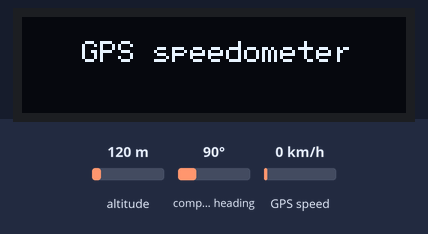
Recording of a sketch running on a simulated Arduino Uno, built with avr-gcc and run on an emulated ATmega328P. Shown: 128×32 one-colour display. The test bench sets the inputs (shaded band); at power-on: GPS speed 0 km/h, altitude 120 m, compass heading 90°. The GPS gets a fix after 3 s at 37.7749, -122.4194 with 8 satellites.

Above: at 4.1 s.
At 9.2 s:
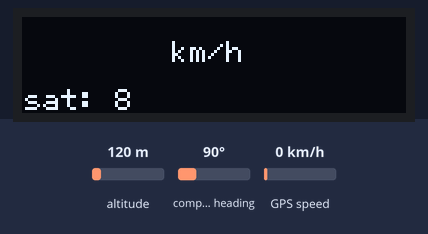
9.3 s: GPS speed set to 2 km/h
At 10.34 s:
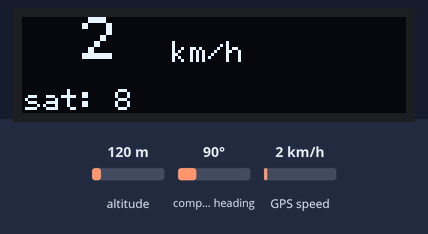
11.9 s: GPS speed set to 30 km/h
At 12.48 s:
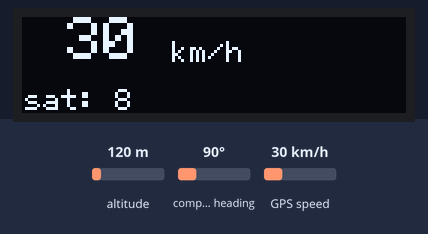
14.0 s: GPS speed set to 60 km/h
At 14.62 s:
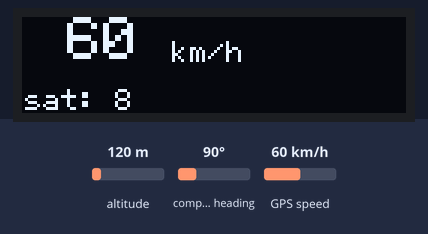
Timing chart, 0 to 17.0 s (numbered marks = the images above; inputs shaded):
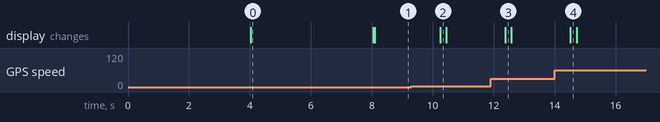

Measured:
- after the input at 9.3 s, the display: changes after 0.94 s (image 2)
- after the input at 11.9 s, the display: changes after 0.48 s (image 3)
- after the input at 14.0 s, the display: changes after 0.52 s (image 4)
- what the display in image 0 shows lasts 4.1 s, from 4.0 s to 8.1 s

The sketch:

gps-speed.ino
```cpp
#include <TinyGPS++.h>
#include <SoftwareSerial.h>
#include <Wire.h>
#include "SSD1306Ascii.h"
#include "SSD1306AsciiWire.h"

static const int RXPin = 4, TXPin = 3;

// GPS RX -> D3
// GPS TX -> D4

// SCREEN SDA - A4
// SCREEN SCL - A5


static const uint32_t GPSBaud = 9600;

// The TinyGPS++ object
TinyGPSPlus gps;

// The serial connection to the GPS device
SoftwareSerial ss(RXPin, TXPin);

// For stats that happen every 5 seconds
unsigned long last = 0UL;

// 0X3C+SA0 - 0x3C or 0x3D
#define I2C_ADDRESS 0x3C

// Define proper RST_PIN if required.
#define RST_PIN -1

SSD1306AsciiWire oled;

int fontWidth = 0;

unsigned int DEFAULT_TIME = 200;

int cnt = 0;
int dx = 10;
unsigned oldSpeedInt = 0;

void updateSpeed() {
    oled.set2X();
    oled.setCursor(0, 0);
    oled.print("    ");
    //oled.clearToEOL();

    cnt = cnt + dx;
    if (cnt > 180 + dx) dx = -10;
    if (cnt < -dx) dx = 10;

    int speedInt = int(gps.speed.kmph());
    if (speedInt == 0 || speedInt == oldSpeedInt) return;
    oldSpeedInt = speedInt;
    String speed = String(speedInt);
    int len = speed.length();
    int newX = (5 * fontWidth - (len * fontWidth));

    oled.setCursor(newX, 0);
    oled.print(speed);

//    oled.set1X();
//    oled.setCursor(50, 1);
//    oled.print("km/h");
}

void updateSatellites() {
    if (!gps.satellites.isUpdated()) return;
    oled.set1X();
    oled.setCursor(1, 3);
    oled.clearToEOL();
    oled.print("sat: " + String(gps.satellites.value()));
}

void setup() {
    delay(4000);

    Serial.begin(115200);
    ss.begin(GPSBaud);
    Wire.begin();
    Wire.setClock(400000L);

#if RST_PIN >= 0
    oled.begin(&Adafruit128x32, I2C_ADDRESS, RST_PIN);
#else // RST_PIN >= 0
    oled.begin(&Adafruit128x32, I2C_ADDRESS);
#endif // RST_PIN >= 0
    oled.setFont(font5x7);
    fontWidth = oled.fontWidth();

    oled.setCursor(20, 1);
    oled.print("GPS speedometer");
    delay(4000);
    oled.set2X();
    oled.clear();

    oled.set1X();
    oled.setCursor(50, 1);
    oled.print("km/h");
}

void loop() {

    // Dispatch incoming characters

    while (ss.available() > 0)
        gps.encode(ss.read());

    updateSpeed();
    updateSatellites();
    delay(DEFAULT_TIME);
}
```
